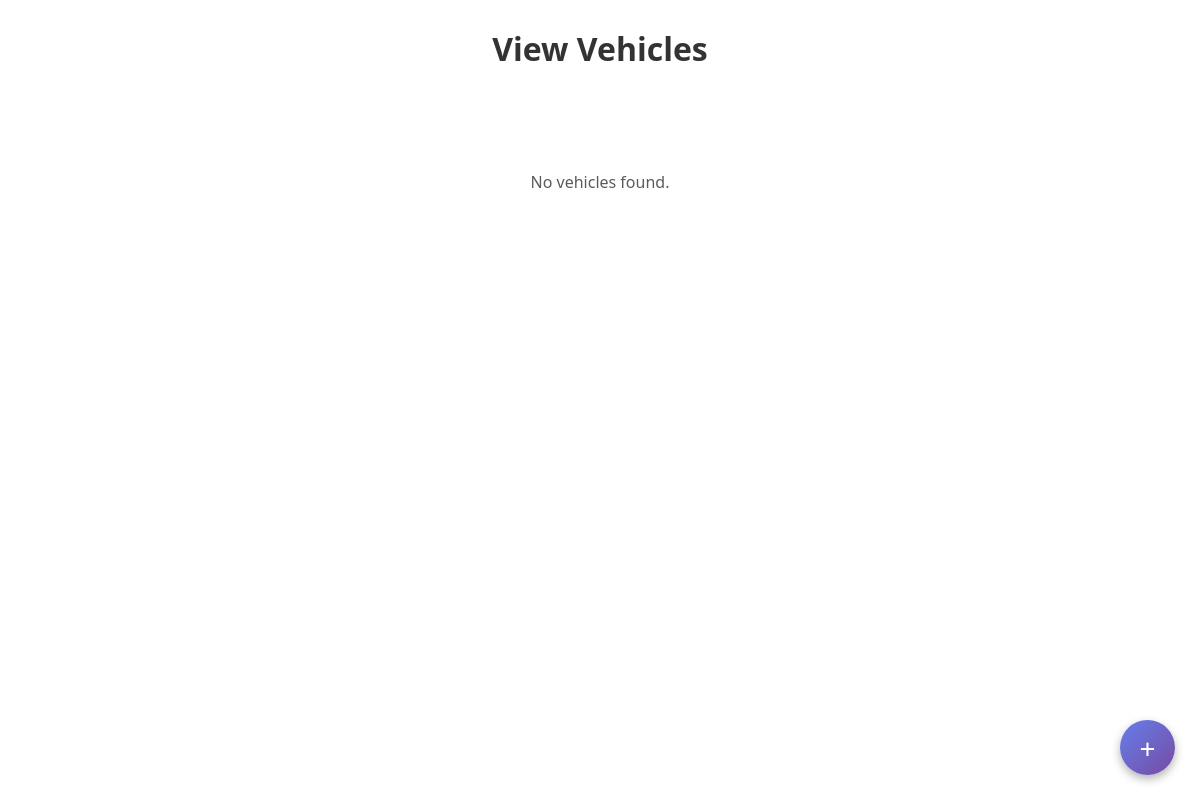
Before: /OwnerApp/managevehicle with the older database file.
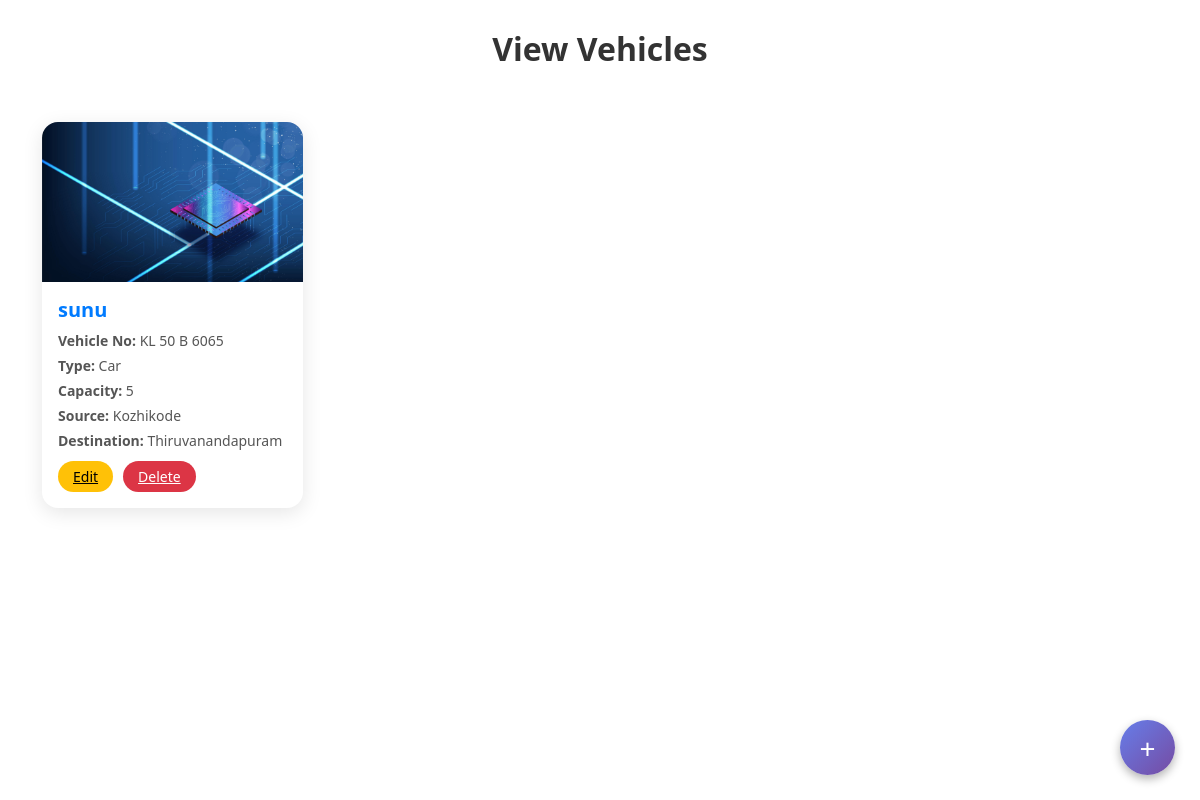
After: the same page with the newer database file.
### vehicleapp/models.py (models this page shows)
class VehicleModel(models.Model):
    OWNERID = models.ForeignKey(OwnerModel, on_delete=models.CASCADE, null=True, blank=True)
    Vehicle_no = models.CharField(max_length=100, null=True, blank=True)
    Vehicle_Type = models.CharField(max_length=100, null=True, blank=True)
    seat_capacity = models.IntegerField(null=True, blank=True)
    Source = models.CharField(max_length=100, null=True, blank=True)
    Destination = models.CharField(max_length=100, null=True, blank=True)
    latitude = models.FloatField(null=True, blank=True)
    longitude = models.FloatField(null=True, blank=True)
    LOGINID = models.ForeignKey(LoginModel, on_delete=models.CASCADE, null=True, blank=True)
    Img = models.ImageField(upload_to='cabimage/', null=True, blank=True)

class LoginModel(models.Model):
    Username = models.CharField(max_length=100, null=True, blank=True)
    Password = models.CharField(max_length=100, null=True, blank=True)
    UserType = models.CharField(max_length=100, null=True, blank=True)

### OwnerApp/views.py (the view)
# urls.py: path('managevehicle', ManageVehicle.as_view(), name='managevehicle'),
class ManageVehicle(View):
    def get(self, request):
        c = VehicleModel.objects.all()
        return render(request, 'viewvehicle.html', {'c':c})

### OwnerApp/templates/viewvehicle.html (shortened to what this page needs)
<!DOCTYPE html>
<html lang="en">
<head>
  <link href="https://cdn.jsdelivr.net/npm/bootstrap@5.3.3/dist/css/bootstrap.min.css" rel="stylesheet" />
</head>
<body>
  <div class="header-section">
    <h2>View Vehicles</h2>
  </div>
  <div class="container mt-4 mb-5">
    <div class="row g-4">
      {% for i in c %}
      <div class="col-md-4 col-lg-3">
        <div class="card">
          <img src="{{ i.Img.url }}" alt="Vehicle Image">
          <div class="card-body">
            <h5>{{ i.LOGINID.Username }}</h5>
            <p><strong>Vehicle No:</strong> {{ i.Vehicle_no }}</p>
            <p><strong>Type:</strong> {{ i.Vehicle_Type }}</p>
            <p><strong>Capacity:</strong> {{ i.seat_capacity }}</p>
            <p><strong>Source:</strong> {{ i.Source }}</p>
            <p><strong>Destination:</strong> {{ i.Destination }}</p>
            <div class="btn-group">
              <a href="/OwnerApp/editvehicle/{{i.id}}" class="btn-edit">Edit</a>
              <a href="/OwnerApp/deletevehicle/{{i.LOGINID.id}}" class="btn-delete" onclick="return confirm('Are you sure you want to delete this vehicle?');">Delete</a>
            </div>
          </div>
        </div>
      </div>
      {% empty %}
      <div class="text-center py-5">
        <p class="text-muted">No vehicles found.</p>
      </div>
      {% endfor %}
    </div>
  </div>
  <a href="/OwnerApp/addvehicle" class="floating-add-btn">+</a>
</body>
</html>

### OwnerApp/templates/viewvehicle.html (style rules this page uses)
.header-section { text-align: center; padding: 30px 20px 10px; }
.header-section h2 { color: #333; font-weight: 700; margin-bottom: 20px; }
.card { border: none; border-radius: 16px; box-shadow: 0 5px 20px rgba(0, 0, 0, 0.1); transition: transform 0.3s ease, box-shadow 0.3s ease; }
.card img { border-top-left-radius: 16px; border-top-right-radius: 16px; height: 160px; object-fit: cover; width: 100%; }
.card-body h5 { color: #007bff; font-weight: 600; }
.card-body p { font-size: 14px; color: #555; margin: 4px 0; }
.btn-group { margin-top: 10px; display: flex; gap: 10px; }
.btn-edit { background-color: #ffc107; border: none; color: #000; border-radius: 20px; padding: 5px 15px; font-size: 14px; transition: 0.3s; }
.btn-delete { background-color: #dc3545; border: none; color: #fff; border-radius: 20px; padding: 5px 15px; font-size: 14px; transition: 0.3s; }
.floating-add-btn { position: fixed; bottom: 25px; right: 25px; background: linear-gradient(135deg, #667eea 0%, #764ba2 100%); color: #fff; border: none; border-radius: 50%; width: 55px; height: 55px; font-size: 28px; line-height: 0; display: flex; justify-content: center; align-items: center; box-shadow: 0 4px 10px rgba(0, 0, 0, 0.3); cursor: pointer; transition: transform 0.3s ease, box-shadow 0.3s ease; z-index: 1000; text-decoration: none; }

Changed rows visible on the page:
added VehicleModel: Img (picture), LOGINID.Username "sunu", Vehicle_no "KL 50 B 6065", Vehicle_Type "Car", seat_capacity "5", Source "Kozhikode", Destination "Thiruvanandapuram"
Other visible differences:
text no longer shown: "No vehicles found."
